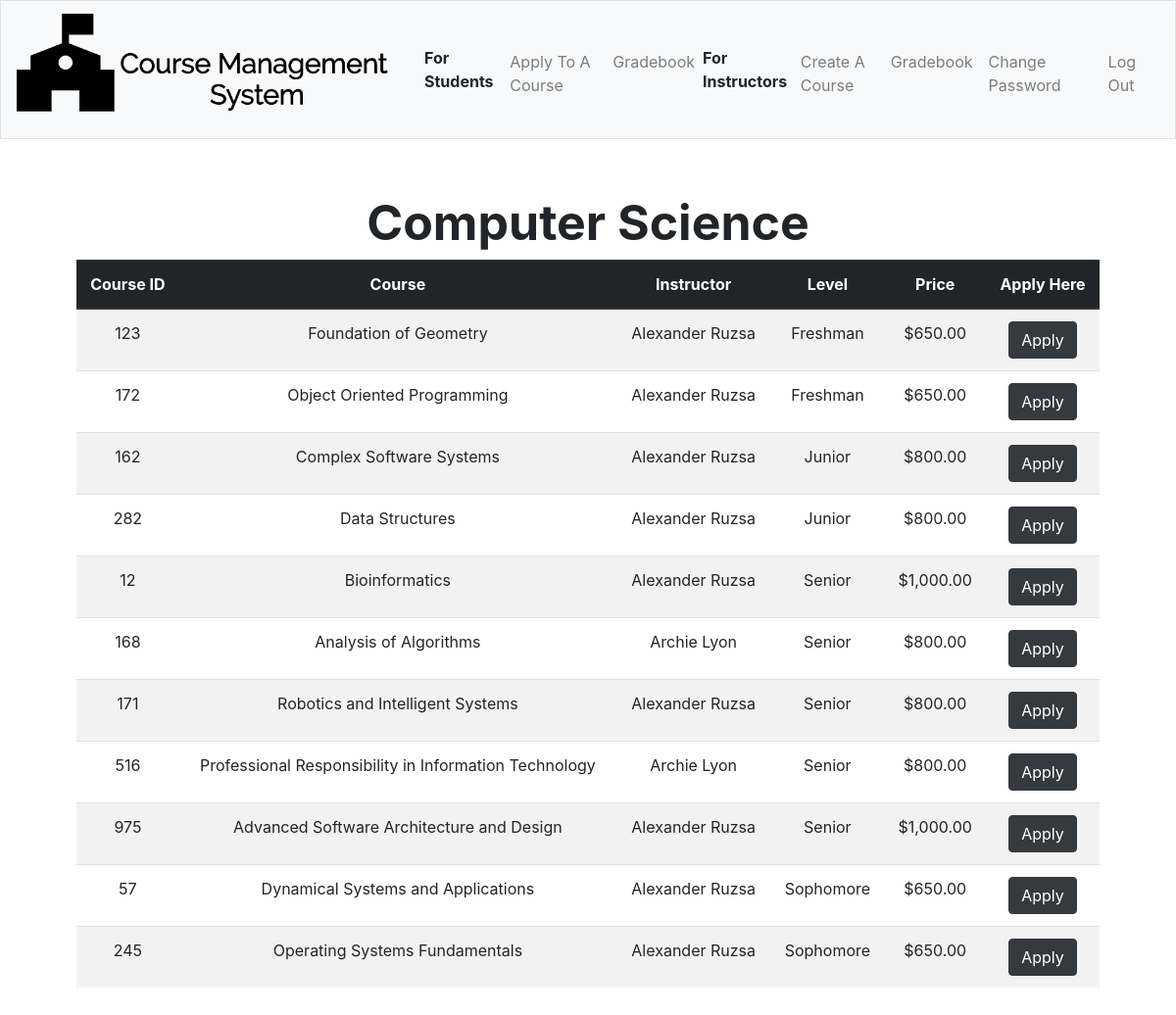
The page /csc (signed in) on the database its author committed.
### tables this page shows
CREATE TABLE 'courses' ('id' integer PRIMARY KEY NOT NULL, 'instructor' text, 'name' text, 'total' INTEGER, 'subject' text, 'price' integer DEFAULT 650, 'level' text);

### application.py (the view, shortened to what this page needs)
@app.route("/csc", methods=["GET", "POST"])
@login_required
def csc():
    if request.method =="GET":
        courses=db.execute("SELECT * FROM courses WHERE subject = 'Computer Science' ORDER BY courses.level, courses.id")
        return render_template("subjects/csc.html", courses=courses)

### application.py (called while the page is built)
@app.after_request
def after_request(response):
    response.headers["Cache-Control"] = "no-cache, no-store, must-revalidate"
    response.headers["Expires"] = 0
    response.headers["Pragma"] = "no-cache"
    return response

### helpers.py (called while the page is built)
def login_required(f):
    @wraps(f)
    def decorated_function(*args, **kwargs):
        if session.get("user_id") is None:
            return redirect("/login")
        return f(*args, **kwargs)
    return decorated_function

def usd(value):
    return f"${value:,.2f}"

### templates/subjects/csc.html (shortened to what this page needs)
{% extends "layout.html" %}
{% block main %}
<div style = "font-size: 50px; text-align:middle;"> <b> Computer Science</b></div>
<table class="table table-striped">
        <thead class="thead-dark">
            <tr>
                <th>Course ID</th>
                <th>Course</th>
                <th>Instructor</th>
                <th>Level</th>
                <th>Price</th>
                <th>Apply Here</th>
            </tr>
        </thead>
        <tbody>
 <tbody>
                {% for row in courses %}
                <tr>
                    <td>{{row["id"]}}</td>
                    <td>{{row["name"]}}</td>
                    <td>{{row["instructor"]}}</td>
                    <td>{{row["level"]}}</td>
                    <td>{{row["price"]|usd}}</td>
                    <form action="/csc" method="post">
                    <td><button class="btn btn-dark" name = "cid" type="submit" value = "{{row['id']}}">Apply</button></td>
                            </form>
                </tr>
                {% endfor %}
        </tbody>
    </table>
{% endblock %}

### rows shown on the page
courses: id "123", name "Foundation of Geometry", instructor "Alexander Ruzsa", level "Freshman", price "$650.00"
courses: id "172", name "Object Oriented Programming", instructor "Alexander Ruzsa", level "Freshman", price "$650.00"
courses: id "162", name "Complex Software Systems", instructor "Alexander Ruzsa", level "Junior", price "$800.00"
courses: id "282", name "Data Structures", instructor "Alexander Ruzsa", level "Junior", price "$800.00"
courses: id "12", name "Bioinformatics", instructor "Alexander Ruzsa", level "Senior", price "$1,000.00"
courses: id "168", name "Analysis of Algorithms", instructor "Archie Lyon", level "Senior", price "$800.00"
courses: id "171", name "Robotics and Intelligent Systems", instructor "Alexander Ruzsa", level "Senior", price "$800.00"
courses: id "516", name "Professional Responsibility in Information Technology", instructor "Archie Lyon", level "Senior", price "$800.00"
courses: id "975", name "Advanced Software Architecture and Design", instructor "Alexander Ruzsa", level "Senior", price "$1,000.00"
courses: id "57", name "Dynamical Systems and Applications", instructor "Alexander Ruzsa", level "Sophomore", price "$650.00"
courses: id "245", name "Operating Systems Fundamentals", instructor "Alexander Ruzsa", level "Sophomore", price "$650.00"
